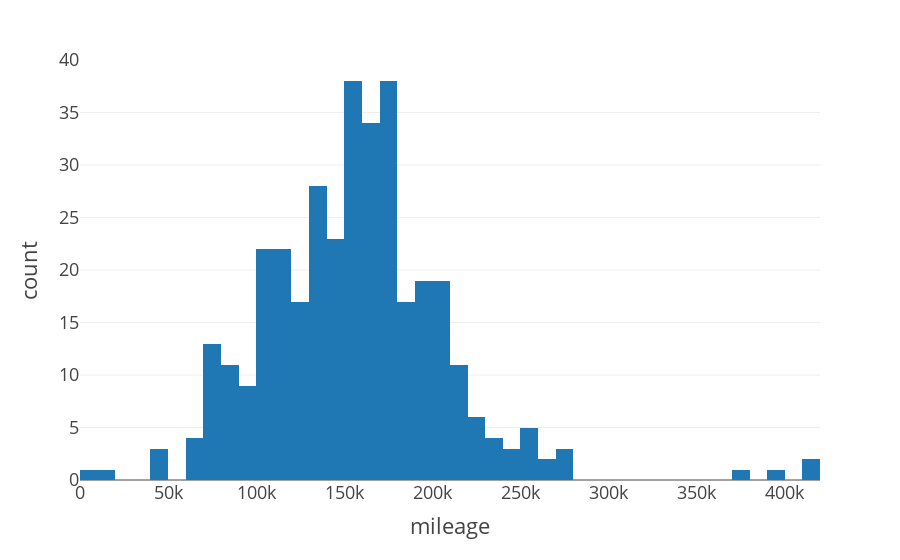

The cell this chart's notebook holds for it:
### Code cell
plt_mileage = px.histogram(df, x=df.mileage, template="presentation")
plt_mileage.show()

pio.write_html(plt_mileage, file='./img/plt_mileage.html', full_html=False, include_plotlyjs='cdn', auto_open=False)

### Figure 1 — Plotly figure (JSON) as saved in the notebook; plotly's stock layout.template omitted (floating-point values rounded to 4 significant figures; data arrays with more than 128 entries replaced by an {"elided": "..."} marker saying what was removed)
{"data": [{"alignmentgroup": "True", "bingroup": "x", "hovertemplate": "mileage=%{x}<br>count=%{y}<extra></extra>", "legendgroup": "", "marker": {"color": "#1F77B4"}, "name": "", "offsetgroup": "", "orientation": "v", "showlegend": false, "type": "histogram", "x": {"elided": "357 int values"}, "xaxis": "x", "yaxis": "y"}], "layout": {"barmode": "relative", "legend": {"tracegroupgap": 0}, "margin": {"t": 60}, "xaxis": {"anchor": "y", "domain": [0, 1], "title": {"text": "mileage"}}, "yaxis": {"anchor": "x", "domain": [0, 1], "title": {"text": "count"}}}}
